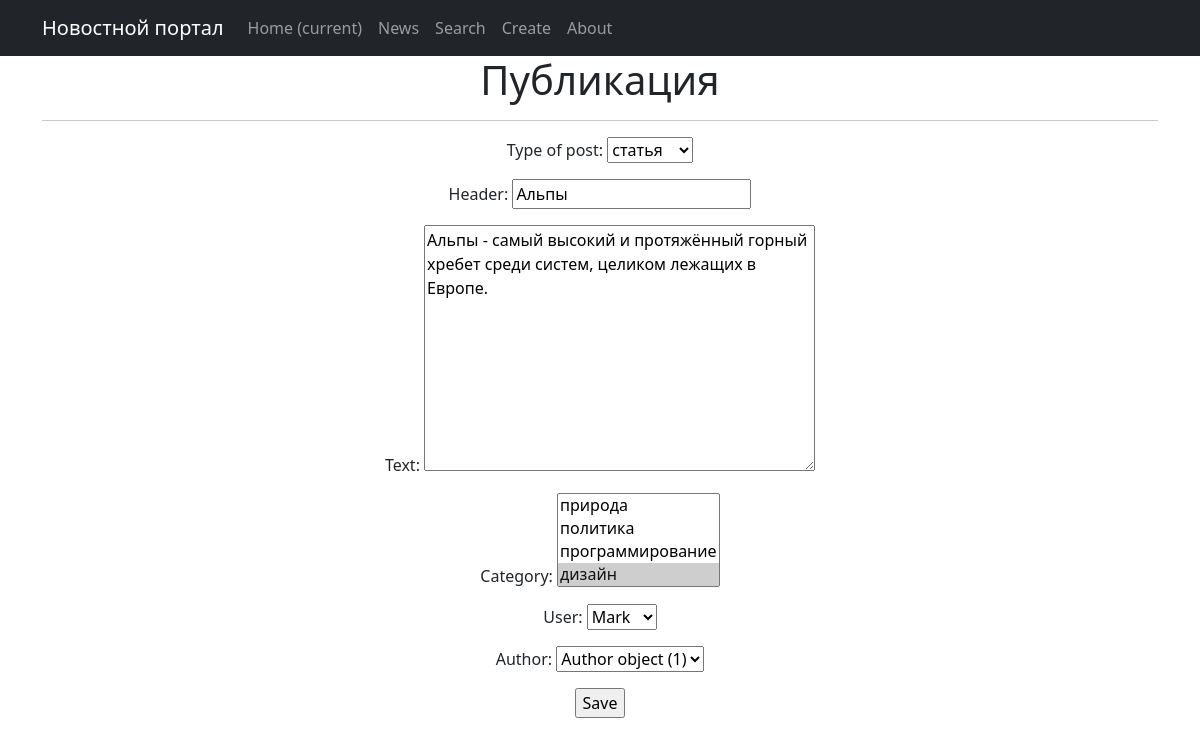
The app's page /news/1/update/ with its own data.
### news/models.py (models this page shows, shortened)
class Post(models.Model):
    article = 'ST'
    news = 'NW'
    author = models.ForeignKey(Author, on_delete=models.CASCADE)
    user = models.ForeignKey(User, null=True, on_delete=models.CASCADE)
    type_of_post = models.CharField(max_length=2, choices=type_of_posts_choice)
    time_of_publication = models.DateTimeField(auto_now_add=True)
    category = models.ManyToManyField(Category, through='PostCategory')
    header = models.CharField(max_length=255)
    text = models.TextField()
    rate = models.IntegerField(default=0)

class Category(models.Model):
    category = models.CharField(max_length=255, unique=True)
    def __str__(self):
        return self.category

### news/views.py (the view)
# urls.py: path('<int:pk>/update/', PostUpdate.as_view(), name='post_update'),
class PostUpdate(UpdateView):
    form_class = PostForm
    model = Post
    template_name = 'post_edit.html'

### news/form.py
class PostForm(forms.ModelForm):
    class Meta:
        model = Post
        fields = [
            'type_of_post',
            'header',
            'text',
            'category',
            'user',
            'author'
        ]

### templates/post_edit.html (shortened to what this page needs)
{% extends 'default.html' %}
{% block content %}
<h1>Публикация</h1>
<hr>
<form action="" method="post">
    {{ form.as_p }}
    <input type="submit" value="Save" />
</form>
{% endblock content %}

### records on screen
Post: type_of_post "статья", header "Альпы", text "Альпы - самый высокий и протяжённый горный хребет среди систем, целиком лежащих в Европе.", user "Mark", author "Author object (1)"
Category: category "природа / политика / программирование / дизайн ☑"
